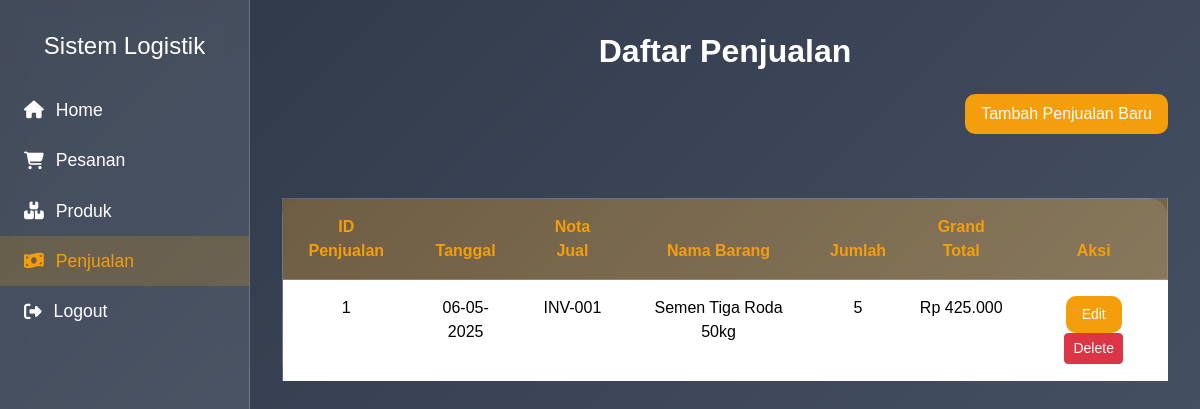
/penjualan.php (signed in), run on the app's committed database.
### tables this page shows
CREATE TABLE `penjualan` (
  `idpenjualan` int(11) NOT NULL,
  `notajual` text NOT NULL,
  `kodenota` text NOT NULL,
  `namabarang` text NOT NULL,
  `harga` text NOT NULL,
  `jumlah` text NOT NULL,
  `total` text NOT NULL,
  `grandtotal` text NOT NULL,
  `tanggalpenjualan` date NOT NULL,
  `waktuinputjual` datetime NOT NULL DEFAULT current_timestamp()
);

### penjualan.php (the view, shortened to what this page needs)
<?php
require_once 'config.php';
$sales = [];
try {
    $stmt = $conn->query("SELECT idpenjualan, tanggalpenjualan, notajual, namabarang, jumlah, grandtotal FROM penjualan ORDER BY tanggalpenjualan DESC, idpenjualan DESC");
    $sales = $stmt->fetchAll(PDO::FETCH_ASSOC);
} catch (PDOException $e) {
    error_log("Error fetching sales: " . $e->getMessage());
    $_SESSION['error_message'] = "Gagal mengambil data penjualan: " . $e->getMessage();
}
?>
<!DOCTYPE html>
<html lang="id">
<head>
    <link href="https://cdn.jsdelivr.net/npm/bootstrap@5.3.3/dist/css/bootstrap.min.css" rel="stylesheet">
    <link rel="stylesheet" href="https://cdnjs.cloudflare.com/ajax/libs/font-awesome/6.5.1/css/all.min.css" />
</head>
<body>
    <div class="sidebar d-flex flex-column">
        <h4 class="text-white text-center mb-4">Sistem Logistik</h4>
        <ul class="nav flex-column">
            <li class="nav-item">
                <a class="nav-link" href="dashboardadmin.php"><i class="fas fa-home"></i><span>Home</span></a>
            </li>
            <li class="nav-item">
                <a class="nav-link " href="pesanan.php"><i class="fas fa-shopping-cart"></i><span>Pesanan</span></a>
            </li>
            <li class="nav-item">
                <a class="nav-link" href="produk.php"><i class="fas fa-boxes"></i><span>Produk</span></a>
            </li>
            <li class="nav-item">
                <a class="nav-link active" href="penjualan.php"><i class="fas fa-money-bill-wave"></i><span>Penjualan</span></a>
            </li>
            <li class="nav-item mt-auto">
                <a class="nav-link" href="logout.php"><i class="fas fa-sign-out-alt"></i><span>Logout</span></a>
            </li>
        </ul>
    </div>
    <div class="content">
        <div class="dashboard-container">
            <h2 class="header-title text-center mb-4 fw-bold">Daftar Penjualan</h2>
            <div class="d-flex justify-content-end mb-3">
                <a href="tambah_penjualan.php" class="btn btn-custom mb-5">Tambah Penjualan Baru</a>
            </div>
            <div class="table-responsive">
                <table class="table table-custom">
                    <thead>
                        <tr>
                            <th>ID Penjualan</th>
                            <th>Tanggal</th>
                            <th>Nota Jual</th>
                            <th>Nama Barang</th>
                            <th>Jumlah</th>
                            <th>Grand Total</th>
                            <th>Aksi</th>
                        </tr>
                    </thead>
                    <tbody>
                        <?php if (count($sales) > 0): $i = 1?>
                            <?php foreach ($sales as $sale): ?>
                                <tr>
                                    <td><?php echo $i++; ?></td>
                                    <td><?php echo htmlspecialchars(date('d-m-Y', strtotime($sale['tanggalpenjualan']))); ?></td>
                                    <td><?php echo htmlspecialchars($sale['notajual']); ?></td>
                                    <td><?php echo htmlspecialchars($sale['namabarang']); ?></td>
                                    <td><?php echo htmlspecialchars($sale['jumlah']); ?></td>
                                    <td>Rp <?php echo number_format($sale['grandtotal'], 0, ',', '.'); ?></td>
                                    <td>
                                        <a href="edit_penjualan.php?id=<?php echo $sale['idpenjualan']; ?>" class="btn btn-sm btn-custom">Edit</a>
                                        <a href="hapus_penjualan.php?id=<?php echo $sale['idpenjualan']; ?>" class="btn btn-sm btn-danger" onclick="return confirm('Apakah Anda yakin ingin menghapus data penjualan ini?');">Delete</a>
                                    </td>
                                </tr>
                            <?php endforeach; ?>
                        <?php else: ?>
                            <tr>
                                <td colspan="7" class="text-center text-white">Tidak ada data penjualan.</td>
                            </tr>
                        <?php endif; ?>
                    </tbody>
                </table>
            </div>
        </div>
    </div>
</body>
</html>

### penjualan.php (style rules this page uses)
body { background: linear-gradient(135deg, #2d3748, #4a5568); min-height: 100vh; font-family: 'Poppins', sans-serif; overflow-x: hidden; }
.sidebar { background: rgba(255, 255, 255, 0.1); backdrop-filter: blur(10px); border-right: 1px solid rgba(255, 255, 255, 0.2); height: 100vh; width: 250px; position: fixed; top: 0; left: 0; padding-top: 2rem; transition: width 0.3s ease; }
.sidebar .nav-link { color: #ffffff; padding: 0.75rem 1.5rem; font-size: 1.1rem; display: flex; align-items: center; transition: background 0.3s ease, color 0.3s ease; }
.sidebar .nav-link i { margin-right: 0.75rem; }
.sidebar .nav-link:hover, .sidebar .nav-link.active { background: rgba(245, 158, 11, 0.2); color: #f59e0b; }
.content { margin-left: 250px; padding: 2rem; }
.dashboard-container { max-width: 1200px; margin: 0 auto; }
.header-title { color: #ffffff; }
.table-custom { background: linear-gradient(135deg, #34415b, #5c6a82); backdrop-filter: blur(10px); border: 1px solid rgba(255, 255, 255, 0.2); border-radius: 20px; }
.table-custom th, .table-custom td { border-color: rgba(255, 255, 255, 0.2); padding: 1rem; text-align: center; }
.table-custom th { background: rgba(245, 158, 11, 0.3); color: #f59e0b; font-weight: 600; }
.btn-custom { background: #f59e0b; color: #ffffff; border: none; border-radius: 10px; padding: 0.5rem 1rem; transition: background 0.3s ease; }

### data on the page
penjualan: tanggalpenjualan "06-05-2025", notajual "INV-001", namabarang "Semen Tiga Roda 50kg", jumlah "5", grandtotal "425.000"
